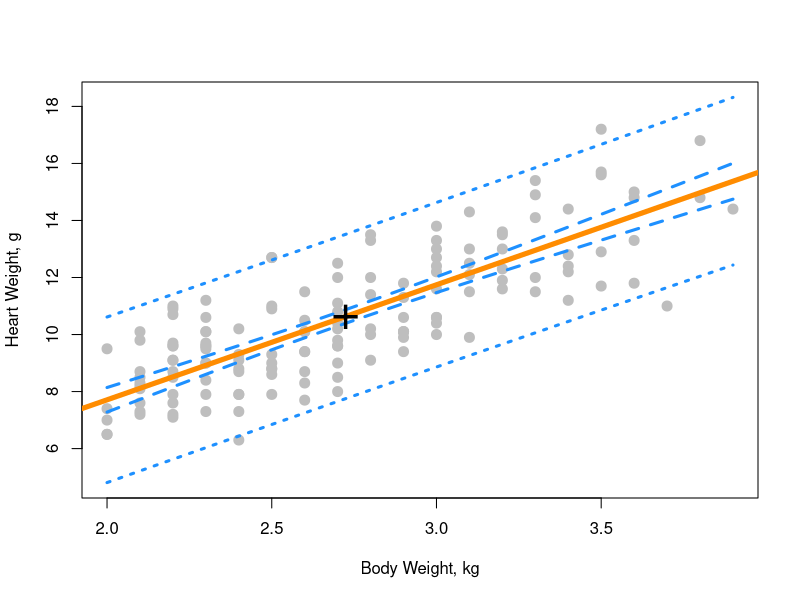
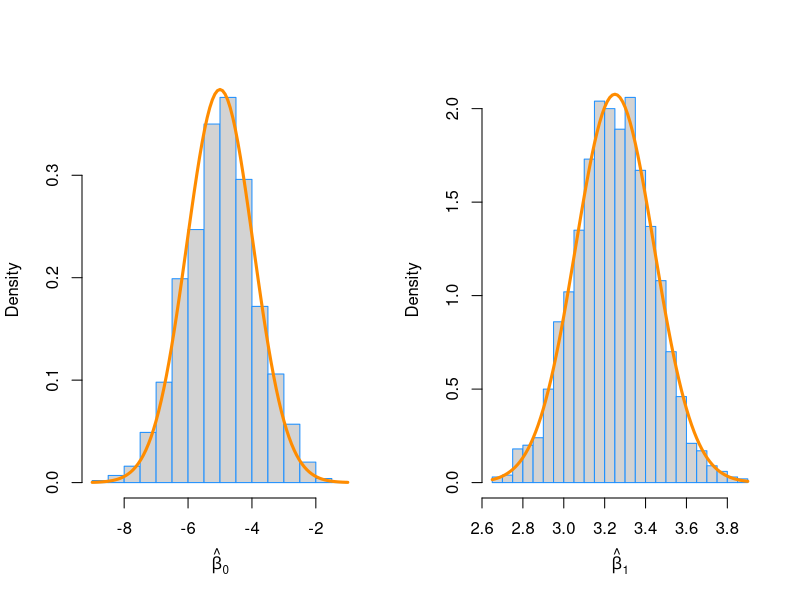

Write R code to recreate these figures, in order.
## ---- chunk 1
library(MASS)
cat_model = lm(Hwt ~ Bwt, data = cats)
summary(cat_model)
## ---- chunk 2
confint(cat_model, level = 0.95)
## ---- chunk 3
confint(cat_model, level = 0.90)[1,]
## ---- chunk 4
new_bwt = data.frame(Bwt = c(2.1, 2.8)) 
(output = predict(cat_model, newdata = new_bwt, interval = c("confidence"), level = 0.9))
# interval for 2.1 kg
output[1,3] - output[1,2]
# interval for 2.8 kg
output[2,3] - output[2,2]
# group mean of the data
mean(cats$Bwt)
## ---- chunk 5
new_bwt = data.frame(Bwt = c(2.8, 4.2)) 
(output = predict(cat_model, newdata = new_bwt, interval = c("prediction"), level = 0.9))
## ---- chunk 6
bwt_grid = seq(min(cats$Bwt), max(cats$Bwt), by = 0.01)
dist_ci_band = predict(cat_model,
                       newdata = data.frame(Bwt = bwt_grid),
                       interval = c("confidence"),
                       level = 0.95)

dist_pi_band = predict(cat_model,
                       newdata = data.frame(Bwt = bwt_grid),
                       interval = c("prediction"),
                       level = 0.95)

plot(Hwt ~ Bwt, data = cats,
     xlab = "Body Weight, kg",
     ylab = "Heart Weight, g",
     pch = 20,
     cex = 2,
     col = "grey",
     ylim = c(min(dist_pi_band), max(dist_pi_band)))
abline(cat_model, lwd = 5, col = "darkorange")
lines(bwt_grid, dist_ci_band[, "lwr"], col = "dodgerblue", lwd = 3, lty = 2)
lines(bwt_grid, dist_ci_band[, "upr"], col = "dodgerblue", lwd = 3, lty = 2)
lines(bwt_grid, dist_pi_band[, "lwr"], col = "dodgerblue", lwd = 3, lty = 3)
lines(bwt_grid, dist_pi_band[, "upr"], col = "dodgerblue", lwd = 3, lty = 3)
points(mean(cats$Bwt), mean(cats$Hwt), pch = "+", cex = 3)
## ---- chunk 7
beta_h0 = 4
# display the summary of cat_model
#summary(cat_model)
estimate = summary(cat_model)$coefficients[2,1]
std_error = summary(cat_model)$coefficients[2,2]
# t value is 
(t = (estimate - beta_h0) / std_error)
# find p-value
(p = pt(t, length(cats$Bwt) - 2))
## ---- chunk 8
data(Ozone, package = "mlbench")
Ozone = Ozone[, c(4, 6, 7, 8)]
colnames(Ozone) = c("ozone", "wind", "humidity", "temp")
Ozone = Ozone[complete.cases(Ozone), ]
## ---- chunk 9
ozone_wind_model = lm(ozone ~ wind, data = Ozone)
summary(ozone_wind_model)
## ---- chunk 10
ozone_temp_model = lm(ozone ~ temp, data = Ozone)
summary(ozone_temp_model)
## ---- chunk 11
birthday = 19900210
set.seed(birthday)
n = 50
x = seq(0, 10, length = n)
## ---- chunk 12
N = 2000

# function to simulate data
sim_slr = function(x, beta_0 = -5, beta_1 = 3.25, sigma = sqrt(16)) {
  n = length(x)
  epsilon = rnorm(n, mean = 0, sd = sigma)
  y = beta_0 + beta_1 * x + epsilon
  data.frame(predictor = x, response = y)
}

# an array to store lm outputs 
beta_0_array = rep(0, N)
beta_1_array = rep(0, N)

for(i in 1:N){
  tmp = sim_slr(x)
  tmp_model = lm(response ~ predictor, tmp)
  #tmp_model
  #coefficients(tmp_model)
  beta_0_array[i] = coefficients(tmp_model)[[1]]
  beta_1_array[i] = coefficients(tmp_model)[[2]]
}


## ---- chunk 13
# Build a data frame to store the table
models = data.frame(c("True expected value", "Simulated mean", "True standard deviation", "Simulated standard deviation"), rep(0,4), rep(0,4))
colnames(models) = c("", "beta_0", "beta_1")

# fill in known expected values
models$beta_0[[1]] = -5
models$beta_1[[1]] = 3.25

# fill in the calculated mean values
models$beta_0[[2]] = mean(beta_0_array)
models$beta_1[[2]] = mean(beta_1_array)

# fill in the true standard deviation
sigma = 4
Sxx = sum((x - mean(x))^2)
models$beta_0[[3]] = sigma * sqrt(1 / length(x) + mean(x)^2 / Sxx)
models$beta_1[[3]] = sigma / sqrt(Sxx)

# fill in the simulated standard deviation
models$beta_0[[4]] = sd(beta_0_array)
models$beta_1[[4]] = sd(beta_1_array)

knitr::kable(models)

## ---- chunk 14
# plot two histograms side by side
par(mfrow = c(1,2))
hist(beta_0_array, probability = TRUE, breaks = 20,
     xlab = expression(hat(beta)[0]), main = "", border = "dodgerblue")
curve(dnorm(x, mean = -5, sd = sigma * sqrt(1 / length(x) + mean(x)^2 / Sxx)), 
      col = "darkorange", add = TRUE, lwd = 3)

hist(beta_1_array, probability = TRUE, breaks = 20,
     xlab = expression(hat(beta)[1]), main = "", border = "dodgerblue")
curve(dnorm(x, mean = 3.25, sd = sigma / sqrt(Sxx)), 
      col = "darkorange", add = TRUE, lwd = 3)
## ---- chunk 15
birthday = 19900210
set.seed(birthday)
n = 25
x = seq(0, 2.5, length = n)
## ---- chunk 16
N = 2500

# function to simulate data
sim_slr = function(x, beta_0 = 5, beta_1 = 2, sigma = sqrt(9)) {
  n = length(x)
  epsilon = rnorm(n, mean = 0, sd = sigma)
  y = beta_0 + beta_1 * x + epsilon
  data.frame(predictor = x, response = y)
}

# initialize two vectors to store beta_1_hat and se
beta_1_hat = rep(0, N)
SE = rep(0, N)

# run simulations
y_real = 5 + 2 * x
for(i in 1:N){
  tmp = sim_slr(x)
  tmp_model = lm(response ~ predictor, tmp)
  beta_1_hat[i] = coefficients(tmp_model)[[2]]
  SE[i] = sqrt(sum((y_real - tmp$response)^2) / (length(x) - 2))
}

## ---- chunk 17
# calculate Sxx
Sxx = sum((x - mean(x))^2)

# initialize two vectors
lower_95 = rep(0, N)
upper_95 = rep(0, N)

# calculate the intervals of 95% confidence
alpha = 0.05
# get critical values of a t distribution
lower_crit = qt(alpha/2, length(x) -2, lower.tail = TRUE)
upper_crit = qt(alpha/2, length(x) -2, lower.tail = FALSE)
# calculate the standard error
STDERROR = SE / sqrt(Sxx)
lower_95 = beta_1_hat + lower_crit * STDERROR
upper_95 = beta_1_hat + upper_crit * STDERROR
## ---- chunk 18
# a boolean array where upper_95 > beta_true
beta_1_true = 2
less_than_upper = (upper_95 >= beta_1_true)
greater_than_lower = (lower_95 <= beta_1_true)

# logical AND the two boolean vectors, so both conditions are met
N_within_interval = sum("&"(less_than_upper, greater_than_lower))

# proportion is 
N_within_interval / N
## ---- chunk 19
# a boolean array where upper_95 < 0 or lower_95 > 0
beta_1_true = 0
less_than_upper = (upper_95 < beta_1_true)
greater_than_lower = (lower_95 > beta_1_true)

# logical AND the two boolean vectors, so both conditions are met
N_within_interval = sum("|"(less_than_upper, greater_than_lower))

# proportion is 
N_within_interval / N
## ---- chunk 20
# calculate Sxx
Sxx = sum((x - mean(x))^2)

# initialize two vectors
lower_99 = rep(0, N)
upper_99 = rep(0, N)

# calculate the intervals of 99% confidence
alpha = 0.01
# get critical values of a t distribution
lower_crit = qt(alpha/2, length(x) -2, lower.tail = TRUE)
upper_crit = qt(alpha/2, length(x) -2, lower.tail = FALSE)
# calculate the standard error
STDERROR = SE / sqrt(Sxx)
lower_99 = beta_1_hat + lower_crit * STDERROR
upper_99 = beta_1_hat + upper_crit * STDERROR
## ---- chunk 21
# a boolean array where upper_99 > beta_true
beta_1_true = 2
less_than_upper = (upper_99 >= beta_1_true)
greater_than_lower = (lower_99 <= beta_1_true)

# logical AND the two boolean vectors, so both conditions are met
N_within_interval = sum("&"(less_than_upper, greater_than_lower))

# proportion is 
N_within_interval / N
## ---- chunk 22
# a boolean array where upper_99 < 0 or lower_99 > 0
beta_1_true = 0
less_than_upper = (upper_99 < beta_1_true)
greater_than_lower = (lower_99 > beta_1_true)

# logical AND the two boolean vectors, so both conditions are met
N_within_interval = sum("|"(less_than_upper, greater_than_lower))

# proportion is 
N_within_interval / N
## ---- chunk 23
# write the function named calc_pred
calc_pred_int = function(model, newdata, level = 0.95){
  # calculate the parameters
  beta_0 = coefficients(model)[[1]]
  beta_1 = coefficients(model)[[2]]
  n = length(model$residuals)
  t_crit = qt((1 - level) / 2, n - 2, lower.tail = FALSE)
  y_i = model$model[,1]
  x_i = model$model[,2]
  y_hat = beta_0 + x_i * beta_1
  Sxx = sum((x_i - mean(x_i))^2)
  se = sqrt(sum((y_i - y_hat)^2) / (n - 2))
  x = newdata[[1]]
  standard_error = se * sqrt(1 + 1 / n + (x - mean(x_i))^2 / Sxx)
    
  # estimate
  estimate = beta_0 + beta_1 * x
  
  # lower
  lower = estimate - t_crit * standard_error
  
  # upper
  upper = estimate + t_crit * standard_error
  
  output = data.frame(c(estimate), c(lower), c(upper))
  colnames(output) = c("estimate", "lower", "upper")
  return(output)
}
## ---- chunk 24
newcat_1 = data.frame(Bwt = 4.0)
calc_pred_int(cat_model, newcat_1)
# result from predict as a comparison
predict(cat_model, newcat_1, interval = c("prediction"), level = 0.95)
## ---- chunk 25
newcat_2 = data.frame(Bwt = 3.3)
calc_pred_int(cat_model, newcat_2, level = 0.90)
# result from predict as a comparison
predict(cat_model, newcat_2, interval = c("prediction"), level = 0.90)
